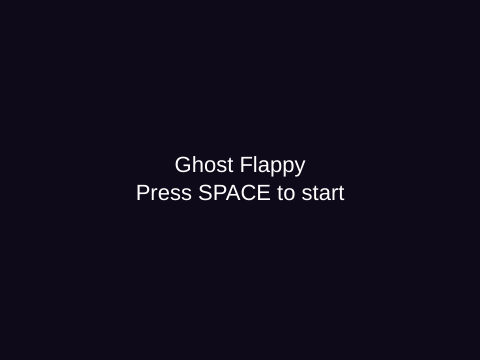
Frame 1 (no input)
Frame 60 (no input): identical to frame 1, image omitted
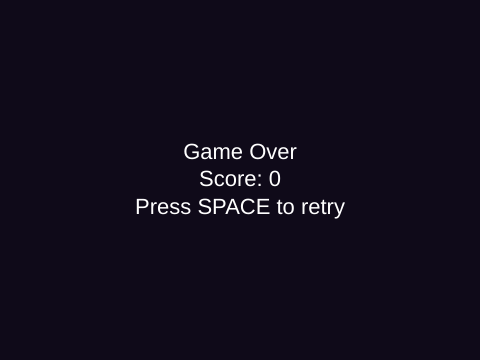
Frame 120 (the mouse pressed at the canvas centre since frame 60)

The p5.js sketch that drew these frames (run headless with seeded random() and noise() and a simulated clock; from frame 60 on, the mouse is pressed at the canvas centre):

// p5.js sketch
// ── sketch.js

let ghost;
let score = 0;
let state = 'start';

// Player physics
let velocityY = 0;
let gravity = 0.45;
let jumpStrength = 7;
let playerSize = 40;
let playerX = 100;

// Pipes
let pipes = [];
let pipeWidth = 60;
let gapSize = 125;
let pipeSpeed = 2.5;
let spawnEvery = 100;

let groundY = 340;

function setup() {
  createCanvas(480, 360);
  spawnGhost();
}

function draw() {
  background(15, 10, 25);

  // Start screen
  if (state === 'start') {
    textAlign(CENTER, CENTER);
    fill(255);
    textSize(22);
    text('Ghost Flappy\nPress SPACE to start',
         width / 2, height / 2);
    return;
  }

  // Game-over screen
  if (state === 'over') {
    textAlign(CENTER, CENTER);
    fill(255);
    textSize(22);
    text('Game Over\nScore: ' + score +
         '\nPress SPACE to retry',
         width / 2, height / 2);
    return;
  }

  // Apply gravity and move ghost
  velocityY += gravity;
  ghost.y += velocityY;

  // Ground collision
  if (ghost.y + playerSize / 2 >= groundY) {
    ghost.y = groundY - playerSize / 2;
    state = 'over';
    return;
  }

  // Ceiling collision
  if (ghost.y - playerSize / 2 <= 0) {
    ghost.y = playerSize / 2;
    velocityY = 0;
  }

  // Spawn new pipes
  if (frameCount % spawnEvery === 0) {
    spawnPipe();
  }

  // Move pipes and check collisions
  for (let i = pipes.length - 1; i >= 0; i--) {
    let p = pipes[i];

    p.x -= pipeSpeed;

    // Has the ghost passed this pipe?
    if (!p.passed && p.x + pipeWidth < playerX) {
      p.passed = true;
      score++;
    }

    // Check collision with pipe columns
    let overlapsX =
      playerX + playerSize / 2 > p.x &&
      playerX - playerSize / 2 < p.x + pipeWidth;

    let hitsPipe =
      ghost.y - playerSize / 2 < p.topHeight ||
      ghost.y + playerSize / 2 > p.bottomY;

    if (overlapsX && hitsPipe) {
      state = 'over';
      return;
    }

    // Remove pipes after they leave the screen
    if (p.x + pipeWidth < 0) {
      pipes.splice(i, 1);
    }
  }

  // Draw pipes
  for (let p of pipes) {
    drawPipe(p.x, p.topHeight, p.bottomY);
  }

  // Draw ground
  noStroke();
  fill(35, 30, 50);
  rect(0, groundY, width, height - groundY);

  // Draw original ghost
  drawGhost(ghost.x, ghost.y);

  // Display score
  fill(255);
  textAlign(LEFT, TOP);
  textSize(18);
  text('Score: ' + score, 12, 10);
}

function keyPressed() {
  if (key === ' ') {
    if (state === 'start' || state === 'over') {
      state = 'play';
      score = 0;
      pipes = [];
      spawnGhost();
    }

    if (state === 'play') {
      velocityY = -jumpStrength;
    }

    return false;
  }
}

function mousePressed() {
  if (state === 'start' || state === 'over') {
    state = 'play';
    score = 0;
    pipes = [];
    spawnGhost();
  }

  if (state === 'play') {
    velocityY = -jumpStrength;
  }
}

function spawnGhost() {
  ghost = {
    x: playerX,
    y: 160
  };
  velocityY = 0;
}

function spawnPipe() {
  let topHeight = random(40, 155);

  pipes.push({
    x: width,
    topHeight: topHeight,
    bottomY: topHeight + gapSize,
    passed: false
  });
}

function drawPipe(x, topHeight, bottomY) {
  noStroke();
  fill(0, 200, 100);

  // Upper pipe
  rect(x, 0, pipeWidth, topHeight);
  rect(x - 5, topHeight - 12, pipeWidth + 10, 12);

  // Lower pipe
  rect(x, bottomY, pipeWidth, groundY - bottomY);
  rect(x - 5, bottomY, pipeWidth + 10, 12);
}

function drawGhost(x, y) {
  noStroke();

  // Original ghost body
  fill(220, 255, 230);
  ellipse(x, y, 60, 60);

  // Original facial features
  fill(20);
  ellipse(x - 12, y - 5, 10);
  ellipse(x + 12, y - 5, 10);
  ellipse(x, y + 7, 6);
  ellipse(x, y + 19, 20, 6);
}
